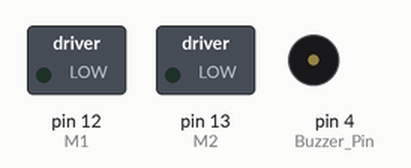
The sketch below on a simulated Arduino Uno, built with avr-gcc and run on an emulated ATmega328P. On the bench: switched loads named in the sketch (green lamp = pin HIGH), buzzer (waves = sounding, pin HIGH). Pins used as bus, display or sensor lines are not drawn; what the sketch prints to the serial monitor is not drawn.

Above: at 0.5 s.
Timing chart, 0 to 3.0 s (numbered marks = the images above):
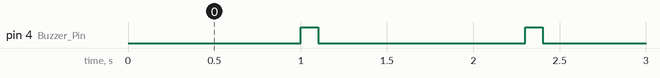

The sketch:

MOTOR_DRIVER_L289P.ino
```cpp
//MOTOR DRIVER L289P

//Buzzer
int Buzzer_Pin = 4;

//Ultrasonic Sensor
int Trig_Pin = 10;
int Echo_Pin = 11;
float duration, distance;

// Motor 1
int E1 = 10;
int M1 = 12;

// Motor 2
int E2 = 11;
int M2 = 13;

void setup()
{
  pinMode(Buzzer_Pin, OUTPUT);

  pinMode(Trig_Pin, OUTPUT);
  pinMode(Echo_Pin, INPUT);
  Serial.begin(9600);

  pinMode(M1, OUTPUT);
  pinMode(E1, OUTPUT);

  pinMode(M2, OUTPUT);
  pinMode(E2, OUTPUT);
}

void loop()
{
  digitalWrite(Trig_Pin, LOW);
  delayMicroseconds(2);
  digitalWrite(Trig_Pin, HIGH);
  delayMicroseconds(10);


  duration = pulseIn(Echo_Pin, HIGH);
  distance = (duration*.0343)/2;
  Serial.print("Distance: ");
  Serial.print(distance);
  Serial.println("cm");

  if(distance < 15){
    //Make buzzer beep
    digitalWrite(Buzzer_Pin, HIGH);
    delay(100);
    digitalWrite(Buzzer_Pin, LOW);
    delay(100);

    //Reverse the robot
    digitalWrite(M1,LOW);
    analogWrite(E1, 100);

    digitalWrite(M2, LOW);
    analogWrite(E2, 100);
  }
  else
  {
    digitalWrite(M1,HIGH);
    analogWrite(E1, 100);

    digitalWrite(M2, HIGH);
    analogWrite(E2, 100);
  }

  delay(100);

}
```

pointer_function.c
```cpp
#include <stdio.h>

void first() {
    printf("This is First\n");
}

void second() {
    printf("This is Second\n");
}

void (*actions[])() = { second, second };
const int action_count = sizeof(actions) / sizeof(actions[0]);

int main(void) {
    printf("Hello World\n");
    printf("Action Count: %d\n",action_count);
    for(int x=0;x<action_count;x++)
    {
        actions[x]();   // call the function pointer
    }
    return 0;
}
```

Measured:
- by itself, pin 4 (Buzzer_Pin): alternates HIGH for 0.10 s and LOW for 1.2 s
